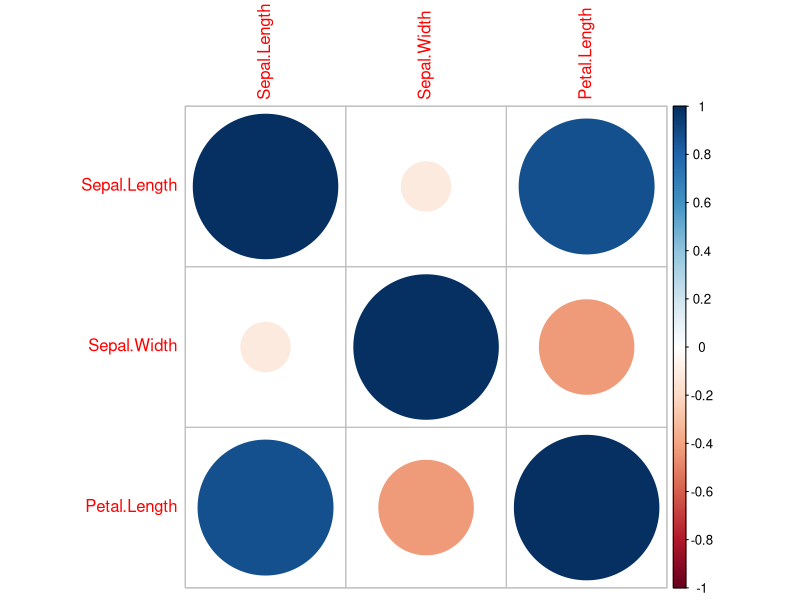
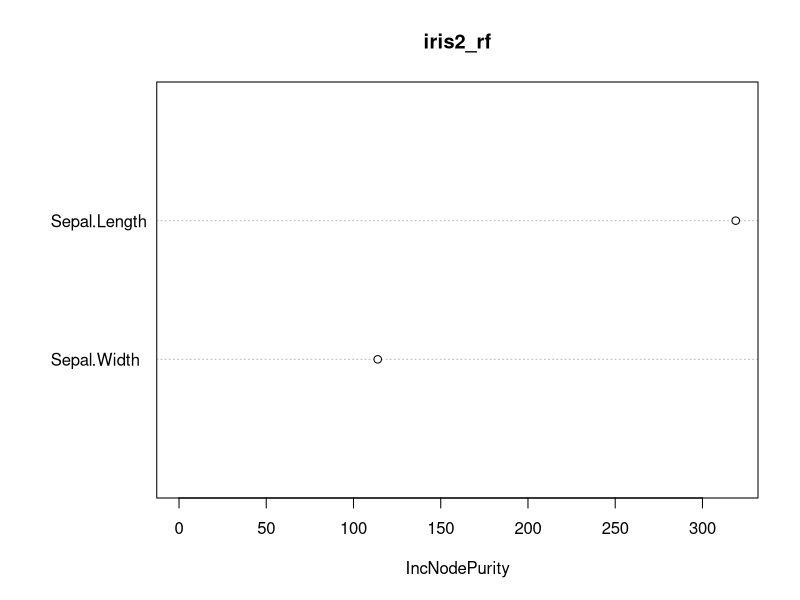
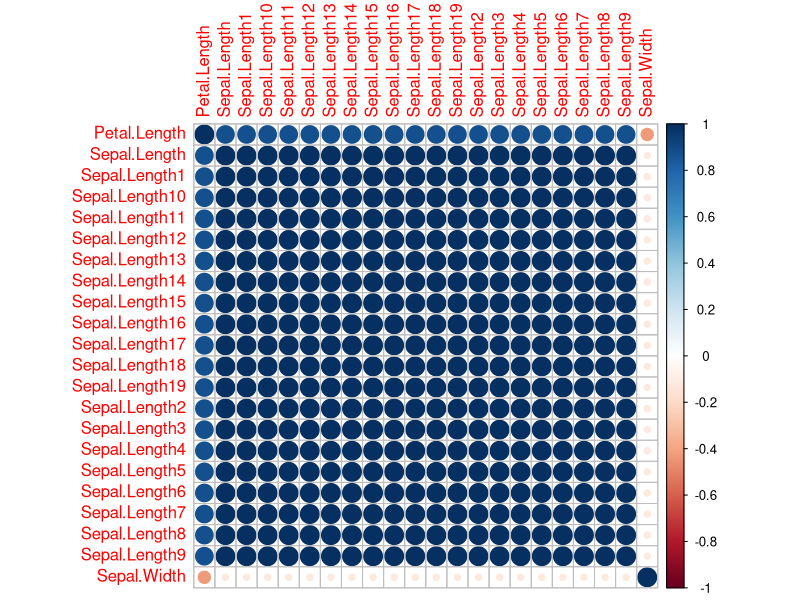
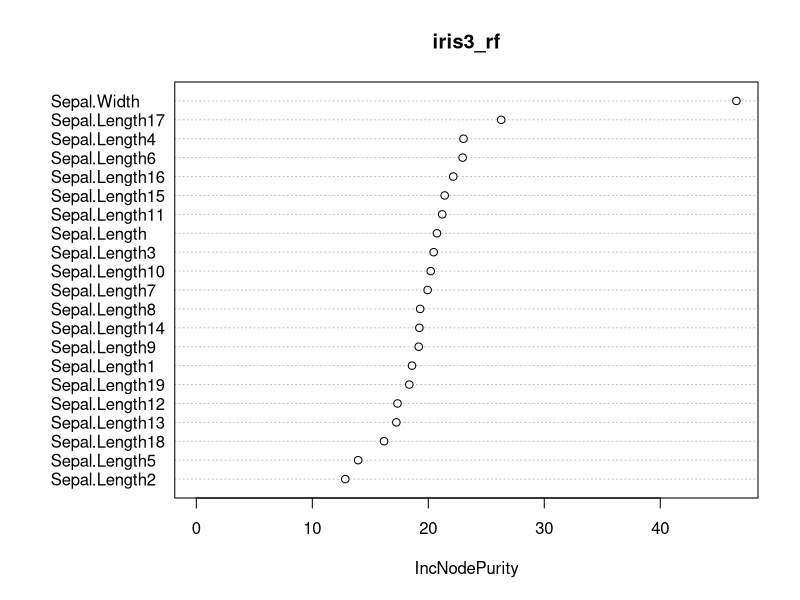
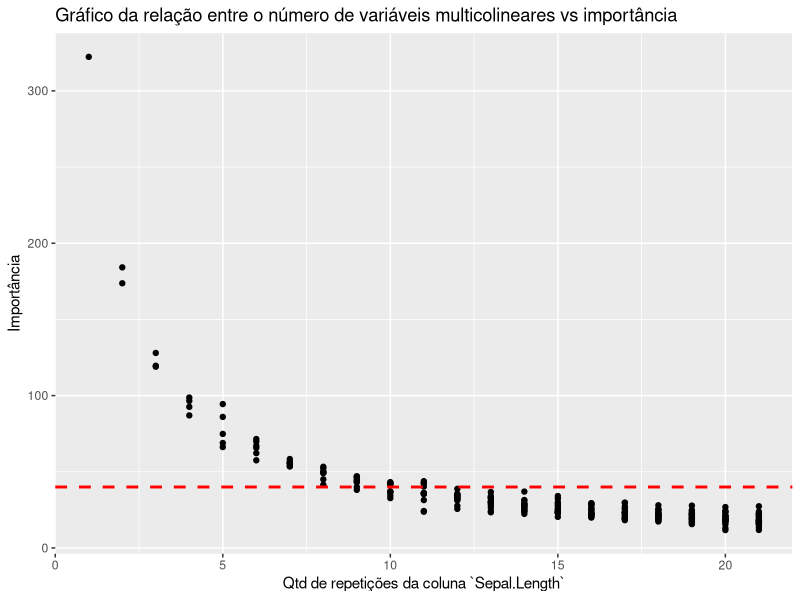

Write R code to recreate these figures, in order.
## ---- chunk 1
library(tidyverse)

iris2 <- iris %>% select(Sepal.Length, Sepal.Width, Petal.Length)
iris2 %>% cor %>% corrplot::corrplot()
## ---- chunk 2
library(randomForest)
iris2_rf <- randomForest(Petal.Length ~ ., data = iris2)
varImpPlot(iris2_rf)
## ---- chunk 3
iris3 <- accumulate(1:20, ~{
  .x[[paste0("Sepal.Length", .y)]] <-  iris2$Sepal.Length
  .x
}, .init = iris2)

iris3[[20]] %>% cor %>% corrplot::corrplot(order = "alphabet")
## ---- chunk 4
iris3_rf <- randomForest(Petal.Length ~ ., data = iris3[[20]])
varImpPlot(iris3_rf)
## ---- chunk 5
# ajusta random forest para bases com 1 a 20 repetições de `Sepal.Length`
rfs <- map(iris3, ~ randomForest(Petal.Length ~ ., data = .x) %>% importance)

# extrai as importâncias das repetições de `Sepal.Length`
importancia <- map_dfr(rfs, ~{
  .x %>% 
    as.data.frame() %>% 
    tibble::rownames_to_column() %>% 
    dplyr::filter(stringr::str_detect(rowname, "^Sepal.Length"))
}, .id = "n_repeticoes") %>%
  mutate(n_repeticoes = as.numeric(n_repeticoes))

# Gráfico do número de variáveis multicolineares vs importância
importancia %>%
  ggplot(aes(x = n_repeticoes, y = IncNodePurity)) +
  geom_point() +
  geom_hline(yintercept = 40, size = 1, linetype = "dashed", colour = "red") +
  labs(x = "Qtd de repetições da coluna `Sepal.Length`", y = "Importância", title = "Gráfico da relação entre o número de variáveis multicolineares vs importância")
